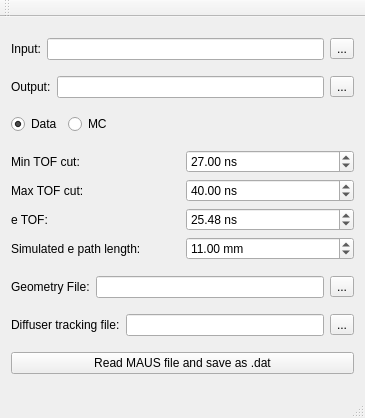
<?xml version="1.0" encoding="UTF-8"?>
<ui version="4.0">
 <class>MainWindow</class>
 <widget class="QMainWindow" name="MainWindow">
  <property name="geometry">
   <rect>
    <x>0</x>
    <y>0</y>
    <width>365</width>
    <height>418</height>
   </rect>
  </property>
  <property name="windowTitle">
   <string>MainWindow</string>
  </property>
  <widget class="QWidget" name="centralWidget">
   <layout class="QVBoxLayout" name="verticalLayout_2">
    <item>
     <layout class="QHBoxLayout" name="horizontalLayout">
      <item>
       <widget class="QLabel" name="label">
        <property name="text">
         <string>Input:</string>
        </property>
       </widget>
      </item>
      <item>
       <widget class="QLineEdit" name="line_inputFile"/>
      </item>
      <item>
       <widget class="QToolButton" name="btn_inputFile">
        <property name="text">
         <string>...</string>
        </property>
       </widget>
      </item>
     </layout>
    </item>
    <item>
     <layout class="QHBoxLayout" name="horizontalLayout_2">
      <item>
       <widget class="QLabel" name="label_2">
        <property name="text">
         <string>Output:</string>
        </property>
       </widget>
      </item>
      <item>
       <widget class="QLineEdit" name="line_outputFile"/>
      </item>
      <item>
       <widget class="QToolButton" name="btn_outputFile">
        <property name="text">
         <string>...</string>
        </property>
       </widget>
      </item>
     </layout>
    </item>
    <item>
     <layout class="QHBoxLayout" name="horizontalLayout_4">
      <item>
       <layout class="QHBoxLayout" name="horizontalLayout_3">
        <item>
         <widget class="QRadioButton" name="btn_isData">
          <property name="toolTip">
           <string>&lt;html&gt;&lt;head/&gt;&lt;body&gt;&lt;p&gt;Select if input is data. &lt;/p&gt;&lt;p&gt;&lt;br/&gt;&lt;/p&gt;&lt;p&gt;(Changes TOF0-1 position calibration and Rogers tracking file)&lt;/p&gt;&lt;/body&gt;&lt;/html&gt;</string>
          </property>
          <property name="text">
           <string>Data</string>
          </property>
          <property name="checked">
           <bool>true</bool>
          </property>
         </widget>
        </item>
        <item>
         <widget class="QRadioButton" name="btn_isMC">
          <property name="toolTip">
           <string>&lt;html&gt;&lt;head/&gt;&lt;body&gt;&lt;p&gt;Select if input is MC. &lt;/p&gt;&lt;p&gt;&lt;br/&gt;&lt;/p&gt;&lt;p&gt;(Changes TOF0-1 position calibration and Rogers tracking file)&lt;/p&gt;&lt;/body&gt;&lt;/html&gt;</string>
          </property>
          <property name="text">
           <string>MC</string>
          </property>
         </widget>
        </item>
       </layout>
      </item>
      <item>
       <spacer name="horizontalSpacer">
        <property name="orientation">
         <enum>Qt::Horizontal</enum>
        </property>
        <property name="sizeHint" stdset="0">
         <size>
          <width>40</width>
          <height>20</height>
         </size>
        </property>
       </spacer>
      </item>
     </layout>
    </item>
    <item>
     <layout class="QVBoxLayout" name="verticalLayout">
      <item>
       <layout class="QHBoxLayout" name="horizontalLayout_7">
        <item>
         <widget class="QLabel" name="label_5">
          <property name="text">
           <string>Min TOF cut:</string>
          </property>
         </widget>
        </item>
        <item>
         <widget class="QDoubleSpinBox" name="dbl_minTOF">
          <property name="suffix">
           <string> ns</string>
          </property>
          <property name="value">
           <double>27.000000000000000</double>
          </property>
         </widget>
        </item>
       </layout>
      </item>
      <item>
       <layout class="QHBoxLayout" name="horizontalLayout_8">
        <item>
         <widget class="QLabel" name="label_6">
          <property name="text">
           <string>Max TOF cut:</string>
          </property>
         </widget>
        </item>
        <item>
         <widget class="QDoubleSpinBox" name="dbl_maxTOF">
          <property name="suffix">
           <string> ns</string>
          </property>
          <property name="value">
           <double>40.000000000000000</double>
          </property>
         </widget>
        </item>
       </layout>
      </item>
      <item>
       <layout class="QHBoxLayout" name="horizontalLayout_9">
        <item>
         <widget class="QLabel" name="label_7">
          <property name="toolTip">
           <string>&lt;html&gt;&lt;head/&gt;&lt;body&gt;&lt;p&gt;Note: Electron time-of-flight between TOF0 and TOF1 may be different between data and MC&lt;/p&gt;&lt;/body&gt;&lt;/html&gt;</string>
          </property>
          <property name="text">
           <string>e TOF:</string>
          </property>
         </widget>
        </item>
        <item>
         <widget class="QDoubleSpinBox" name="dbl_eTOF">
          <property name="toolTip">
           <string>&lt;html&gt;&lt;head/&gt;&lt;body&gt;&lt;p&gt;Note: Electron time-of-flight between TOF0 and TOF1 may be different between data and MC&lt;/p&gt;&lt;/body&gt;&lt;/html&gt;</string>
          </property>
          <property name="suffix">
           <string> ns</string>
          </property>
          <property name="value">
           <double>25.480000000000000</double>
          </property>
         </widget>
        </item>
       </layout>
      </item>
      <item>
       <layout class="QHBoxLayout" name="horizontalLayout_10">
        <item>
         <widget class="QLabel" name="label_8">
          <property name="toolTip">
           <string>&lt;html&gt;&lt;head/&gt;&lt;body&gt;&lt;p&gt;Electron path length from simulation -- depends on beam momentum and conventional magnet settings. Examples are:&lt;/p&gt;&lt;p&gt;* (6, 140) mu+, 10.9 mm&lt;br/&gt;* (6, 200) mu+, 11.0 mm&lt;br/&gt;* (6, 240) mu+, 12.7 mm&lt;/p&gt;&lt;p&gt;* (6, 140) mu-, 13.9 mm&lt;br/&gt;* (6, 200) mu-, 13.8 mm&lt;br/&gt;* (6, 240) mu-, 14.6 mm&lt;/p&gt;&lt;/body&gt;&lt;/html&gt;</string>
          </property>
          <property name="text">
           <string>Simulated e path length:</string>
          </property>
         </widget>
        </item>
        <item>
         <widget class="QDoubleSpinBox" name="dbl_ePathLength">
          <property name="toolTip">
           <string>&lt;html&gt;&lt;head/&gt;&lt;body&gt;&lt;p&gt;Electron path length from simulation -- depends on beam momentum and conventional magnet settings. Examples are:&lt;/p&gt;&lt;p&gt;* (6, 140) mu+, 10.9 mm&lt;br/&gt;* (6, 200) mu+, 11.0 mm&lt;br/&gt;* (6, 240) mu+, 12.7 mm&lt;/p&gt;&lt;p&gt;* (6, 140) mu-, 13.9 mm&lt;br/&gt;* (6, 200) mu-, 13.8 mm&lt;br/&gt;* (6, 240) mu-, 14.6 mm&lt;/p&gt;&lt;/body&gt;&lt;/html&gt;</string>
          </property>
          <property name="suffix">
           <string> mm</string>
          </property>
          <property name="value">
           <double>11.000000000000000</double>
          </property>
         </widget>
        </item>
       </layout>
      </item>
     </layout>
    </item>
    <item>
     <layout class="QHBoxLayout" name="horizontalLayout_6">
      <item>
       <widget class="QLabel" name="label_3">
        <property name="toolTip">
         <string>&lt;html&gt;&lt;head/&gt;&lt;body&gt;&lt;p&gt;If blank, a default geometry file will be used from run 7469.&lt;/p&gt;&lt;p&gt;This file comes with reconstructed data/MC in the geo-##### folder, where #### is the run number.&lt;/p&gt;&lt;/body&gt;&lt;/html&gt;</string>
        </property>
        <property name="text">
         <string>Geometry File:</string>
        </property>
       </widget>
      </item>
      <item>
       <widget class="QLineEdit" name="line_CDB_summary">
        <property name="toolTip">
         <string>&lt;html&gt;&lt;head/&gt;&lt;body&gt;&lt;p&gt;If blank, a default geometry file will be used from run 7469.&lt;/p&gt;&lt;p&gt;This file comes with reconstructed data/MC in the geo-##### folder, where #### is the run number.&lt;/p&gt;&lt;/body&gt;&lt;/html&gt;</string>
        </property>
       </widget>
      </item>
      <item>
       <widget class="QToolButton" name="btn_CDB_summary">
        <property name="text">
         <string>...</string>
        </property>
       </widget>
      </item>
     </layout>
    </item>
    <item>
     <layout class="QHBoxLayout" name="horizontalLayout_5">
      <item>
       <widget class="QLabel" name="label_4">
        <property name="toolTip">
         <string>&lt;html&gt;&lt;head/&gt;&lt;body&gt;&lt;p&gt;If blank, a default tracking file will be used derived from run 7469&lt;/p&gt;&lt;/body&gt;&lt;/html&gt;</string>
        </property>
        <property name="text">
         <string>Diffuser tracking file:</string>
        </property>
       </widget>
      </item>
      <item>
       <widget class="QLineEdit" name="line_diffuser_tracking">
        <property name="toolTip">
         <string>&lt;html&gt;&lt;head/&gt;&lt;body&gt;&lt;p&gt;If blank, a default tracking file will be used derived from run 7469&lt;/p&gt;&lt;/body&gt;&lt;/html&gt;</string>
        </property>
       </widget>
      </item>
      <item>
       <widget class="QToolButton" name="btn_diffuser_tracking">
        <property name="text">
         <string>...</string>
        </property>
       </widget>
      </item>
     </layout>
    </item>
    <item>
     <widget class="QPushButton" name="btn_go">
      <property name="text">
       <string>Read MAUS file and save as .dat</string>
      </property>
     </widget>
    </item>
   </layout>
  </widget>
  <widget class="QMenuBar" name="menuBar">
   <property name="geometry">
    <rect>
     <x>0</x>
     <y>0</y>
     <width>365</width>
     <height>22</height>
    </rect>
   </property>
  </widget>
  <widget class="QToolBar" name="mainToolBar">
   <attribute name="toolBarArea">
    <enum>TopToolBarArea</enum>
   </attribute>
   <attribute name="toolBarBreak">
    <bool>false</bool>
   </attribute>
  </widget>
  <widget class="QStatusBar" name="statusBar"/>
 </widget>
 <layoutdefault spacing="6" margin="11"/>
 <resources/>
 <connections/>
</ui>
